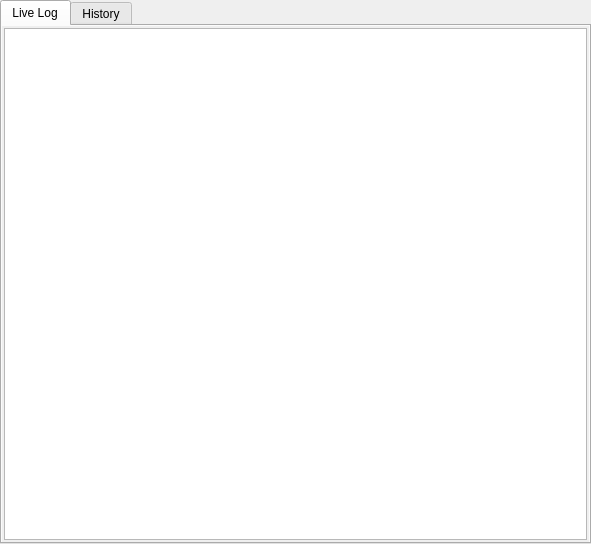
<?xml version="1.0" encoding="UTF-8"?>
<ui version="4.0">
 <class>AlarmLogWidget</class>
 <widget class="QWidget" name="AlarmLogWidget">
  <property name="geometry">
   <rect>
    <x>0</x>
    <y>0</y>
    <width>591</width>
    <height>544</height>
   </rect>
  </property>
  <property name="windowTitle">
   <string>Form</string>
  </property>
  <layout class="QVBoxLayout" name="verticalLayout">
   <property name="spacing">
    <number>0</number>
   </property>
   <property name="leftMargin">
    <number>0</number>
   </property>
   <property name="topMargin">
    <number>0</number>
   </property>
   <property name="rightMargin">
    <number>0</number>
   </property>
   <property name="bottomMargin">
    <number>0</number>
   </property>
   <item>
    <widget class="QTabWidget" name="tabWidget">
     <property name="currentIndex">
      <number>0</number>
     </property>
     <widget class="QWidget" name="tabLiveLog">
      <property name="autoFillBackground">
       <bool>true</bool>
      </property>
      <attribute name="title">
       <string>Live Log</string>
      </attribute>
      <layout class="QVBoxLayout" name="verticalLayout_2">
       <property name="spacing">
        <number>2</number>
       </property>
       <property name="leftMargin">
        <number>2</number>
       </property>
       <property name="topMargin">
        <number>2</number>
       </property>
       <property name="rightMargin">
        <number>2</number>
       </property>
       <property name="bottomMargin">
        <number>2</number>
       </property>
       <item>
        <widget class="QTableView" name="tableViewLiveLog"/>
       </item>
      </layout>
     </widget>
     <widget class="QWidget" name="tabHistoryLog">
      <property name="autoFillBackground">
       <bool>true</bool>
      </property>
      <attribute name="title">
       <string>History</string>
      </attribute>
      <layout class="QVBoxLayout" name="verticalLayout_6" stretch="3,8,1">
       <property name="spacing">
        <number>2</number>
       </property>
       <property name="leftMargin">
        <number>2</number>
       </property>
       <property name="topMargin">
        <number>2</number>
       </property>
       <property name="rightMargin">
        <number>2</number>
       </property>
       <property name="bottomMargin">
        <number>2</number>
       </property>
       <item>
        <widget class="QWidget" name="widget_6" native="true">
         <layout class="QVBoxLayout" name="verticalLayout_4">
          <property name="spacing">
           <number>2</number>
          </property>
          <property name="leftMargin">
           <number>1</number>
          </property>
          <property name="topMargin">
           <number>1</number>
          </property>
          <property name="rightMargin">
           <number>1</number>
          </property>
          <property name="bottomMargin">
           <number>1</number>
          </property>
          <item>
           <widget class="QCheckBox" name="checkBoxAll">
            <property name="text">
             <string>All</string>
            </property>
           </widget>
          </item>
          <item>
           <widget class="QWidget" name="widget_2" native="true">
            <layout class="QHBoxLayout" name="horizontalLayout_2">
             <property name="spacing">
              <number>2</number>
             </property>
             <property name="leftMargin">
              <number>2</number>
             </property>
             <property name="topMargin">
              <number>2</number>
             </property>
             <property name="rightMargin">
              <number>2</number>
             </property>
             <property name="bottomMargin">
              <number>2</number>
             </property>
             <item>
              <widget class="QCheckBox" name="checkBoxQRCode">
               <property name="minimumSize">
                <size>
                 <width>120</width>
                 <height>0</height>
                </size>
               </property>
               <property name="maximumSize">
                <size>
                 <width>120</width>
                 <height>16777215</height>
                </size>
               </property>
               <property name="text">
                <string>QRCode：</string>
               </property>
              </widget>
             </item>
             <item>
              <widget class="QSpinBox" name="spinBoxQRCode">
               <property name="maximumSize">
                <size>
                 <width>400</width>
                 <height>16777215</height>
                </size>
               </property>
               <property name="alignment">
                <set>Qt::AlignCenter</set>
               </property>
               <property name="displayIntegerBase">
                <number>10</number>
               </property>
              </widget>
             </item>
             <item>
              <spacer name="horizontalSpacer_4">
               <property name="orientation">
                <enum>Qt::Horizontal</enum>
               </property>
               <property name="sizeHint" stdset="0">
                <size>
                 <width>40</width>
                 <height>20</height>
                </size>
               </property>
              </spacer>
             </item>
            </layout>
           </widget>
          </item>
          <item>
           <widget class="QWidget" name="widget" native="true">
            <layout class="QHBoxLayout" name="horizontalLayout">
             <property name="spacing">
              <number>2</number>
             </property>
             <property name="leftMargin">
              <number>2</number>
             </property>
             <property name="topMargin">
              <number>2</number>
             </property>
             <property name="rightMargin">
              <number>2</number>
             </property>
             <property name="bottomMargin">
              <number>2</number>
             </property>
             <item>
              <widget class="QCheckBox" name="checkBoxAlarmLevel">
               <property name="minimumSize">
                <size>
                 <width>120</width>
                 <height>0</height>
                </size>
               </property>
               <property name="maximumSize">
                <size>
                 <width>120</width>
                 <height>16777215</height>
                </size>
               </property>
               <property name="text">
                <string>Alarm Level：</string>
               </property>
              </widget>
             </item>
             <item>
              <widget class="QComboBox" name="comboBoxAlarmLevel">
               <property name="maximumSize">
                <size>
                 <width>400</width>
                 <height>16777215</height>
                </size>
               </property>
              </widget>
             </item>
             <item>
              <spacer name="horizontalSpacer_5">
               <property name="orientation">
                <enum>Qt::Horizontal</enum>
               </property>
               <property name="sizeHint" stdset="0">
                <size>
                 <width>40</width>
                 <height>20</height>
                </size>
               </property>
              </spacer>
             </item>
            </layout>
           </widget>
          </item>
          <item>
           <widget class="QWidget" name="widget_3" native="true">
            <layout class="QHBoxLayout" name="horizontalLayout_3">
             <property name="spacing">
              <number>2</number>
             </property>
             <property name="leftMargin">
              <number>2</number>
             </property>
             <property name="topMargin">
              <number>2</number>
             </property>
             <property name="rightMargin">
              <number>2</number>
             </property>
             <property name="bottomMargin">
              <number>2</number>
             </property>
             <item>
              <widget class="QCheckBox" name="checkBoxAlarmType">
               <property name="minimumSize">
                <size>
                 <width>120</width>
                 <height>0</height>
                </size>
               </property>
               <property name="maximumSize">
                <size>
                 <width>120</width>
                 <height>16777215</height>
                </size>
               </property>
               <property name="text">
                <string>Alarm Type：</string>
               </property>
              </widget>
             </item>
             <item>
              <widget class="QComboBox" name="comboBoxAlarmType">
               <property name="maximumSize">
                <size>
                 <width>400</width>
                 <height>16777215</height>
                </size>
               </property>
               <property name="autoFillBackground">
                <bool>true</bool>
               </property>
              </widget>
             </item>
             <item>
              <spacer name="horizontalSpacer_6">
               <property name="orientation">
                <enum>Qt::Horizontal</enum>
               </property>
               <property name="sizeHint" stdset="0">
                <size>
                 <width>40</width>
                 <height>20</height>
                </size>
               </property>
              </spacer>
             </item>
            </layout>
           </widget>
          </item>
          <item>
           <widget class="QWidget" name="widget_4" native="true">
            <layout class="QHBoxLayout" name="horizontalLayout_4">
             <property name="spacing">
              <number>2</number>
             </property>
             <property name="leftMargin">
              <number>2</number>
             </property>
             <property name="topMargin">
              <number>2</number>
             </property>
             <property name="rightMargin">
              <number>2</number>
             </property>
             <property name="bottomMargin">
              <number>2</number>
             </property>
             <item>
              <widget class="QCheckBox" name="checkBoxIsResolved">
               <property name="minimumSize">
                <size>
                 <width>120</width>
                 <height>0</height>
                </size>
               </property>
               <property name="maximumSize">
                <size>
                 <width>120</width>
                 <height>16777215</height>
                </size>
               </property>
               <property name="text">
                <string>Is Resolved</string>
               </property>
              </widget>
             </item>
             <item>
              <widget class="QComboBox" name="comboBoxIsResolved">
               <property name="maximumSize">
                <size>
                 <width>400</width>
                 <height>16777215</height>
                </size>
               </property>
              </widget>
             </item>
             <item>
              <spacer name="horizontalSpacer_7">
               <property name="orientation">
                <enum>Qt::Horizontal</enum>
               </property>
               <property name="sizeHint" stdset="0">
                <size>
                 <width>40</width>
                 <height>20</height>
                </size>
               </property>
              </spacer>
             </item>
            </layout>
           </widget>
          </item>
          <item>
           <widget class="QWidget" name="widget_5" native="true">
            <layout class="QHBoxLayout" name="horizontalLayout_5">
             <property name="spacing">
              <number>6</number>
             </property>
             <property name="leftMargin">
              <number>2</number>
             </property>
             <property name="topMargin">
              <number>2</number>
             </property>
             <property name="rightMargin">
              <number>2</number>
             </property>
             <property name="bottomMargin">
              <number>2</number>
             </property>
             <item>
              <widget class="QCheckBox" name="checkBoxStartTime">
               <property name="minimumSize">
                <size>
                 <width>120</width>
                 <height>0</height>
                </size>
               </property>
               <property name="maximumSize">
                <size>
                 <width>120</width>
                 <height>16777215</height>
                </size>
               </property>
               <property name="text">
                <string>Start Time：</string>
               </property>
              </widget>
             </item>
             <item>
              <widget class="QLineEdit" name="lineEditStartTime">
               <property name="maximumSize">
                <size>
                 <width>400</width>
                 <height>16777215</height>
                </size>
               </property>
              </widget>
             </item>
             <item>
              <widget class="QLabel" name="label1">
               <property name="text">
                <string>To</string>
               </property>
              </widget>
             </item>
             <item>
              <widget class="QLineEdit" name="lineEditEndTime">
               <property name="maximumSize">
                <size>
                 <width>400</width>
                 <height>16777215</height>
                </size>
               </property>
              </widget>
             </item>
             <item>
              <widget class="QPushButton" name="pushButtonSetStartTime">
               <property name="minimumSize">
                <size>
                 <width>50</width>
                 <height>0</height>
                </size>
               </property>
               <property name="text">
                <string>Set</string>
               </property>
              </widget>
             </item>
             <item>
              <spacer name="horizontalSpacer_2">
               <property name="orientation">
                <enum>Qt::Horizontal</enum>
               </property>
               <property name="sizeHint" stdset="0">
                <size>
                 <width>40</width>
                 <height>20</height>
                </size>
               </property>
              </spacer>
             </item>
            </layout>
           </widget>
          </item>
          <item>
           <widget class="QWidget" name="widget_8" native="true">
            <layout class="QHBoxLayout" name="horizontalLayout_7">
             <property name="spacing">
              <number>6</number>
             </property>
             <property name="leftMargin">
              <number>2</number>
             </property>
             <property name="topMargin">
              <number>2</number>
             </property>
             <property name="rightMargin">
              <number>2</number>
             </property>
             <property name="bottomMargin">
              <number>2</number>
             </property>
             <item>
              <widget class="QCheckBox" name="checkBoxResolvedTime">
               <property name="minimumSize">
                <size>
                 <width>120</width>
                 <height>0</height>
                </size>
               </property>
               <property name="maximumSize">
                <size>
                 <width>120</width>
                 <height>16777215</height>
                </size>
               </property>
               <property name="text">
                <string>Resolved Time：</string>
               </property>
              </widget>
             </item>
             <item>
              <widget class="QLineEdit" name="lineEditResolvedTime">
               <property name="maximumSize">
                <size>
                 <width>400</width>
                 <height>16777215</height>
                </size>
               </property>
              </widget>
             </item>
             <item>
              <widget class="QLabel" name="label_2">
               <property name="text">
                <string>To</string>
               </property>
              </widget>
             </item>
             <item>
              <widget class="QLineEdit" name="lineEditResolvedEndTime">
               <property name="maximumSize">
                <size>
                 <width>400</width>
                 <height>16777215</height>
                </size>
               </property>
              </widget>
             </item>
             <item>
              <widget class="QPushButton" name="pushButtonSetResolvedTime">
               <property name="minimumSize">
                <size>
                 <width>50</width>
                 <height>0</height>
                </size>
               </property>
               <property name="text">
                <string>Set</string>
               </property>
              </widget>
             </item>
             <item>
              <spacer name="horizontalSpacer_3">
               <property name="orientation">
                <enum>Qt::Horizontal</enum>
               </property>
               <property name="sizeHint" stdset="0">
                <size>
                 <width>40</width>
                 <height>20</height>
                </size>
               </property>
              </spacer>
             </item>
            </layout>
           </widget>
          </item>
          <item>
           <widget class="QWidget" name="widget_7" native="true">
            <layout class="QHBoxLayout" name="horizontalLayout_6">
             <property name="spacing">
              <number>2</number>
             </property>
             <property name="leftMargin">
              <number>2</number>
             </property>
             <property name="topMargin">
              <number>2</number>
             </property>
             <property name="rightMargin">
              <number>2</number>
             </property>
             <property name="bottomMargin">
              <number>2</number>
             </property>
             <item>
              <widget class="QPushButton" name="pushButtonSearch">
               <property name="minimumSize">
                <size>
                 <width>120</width>
                 <height>0</height>
                </size>
               </property>
               <property name="maximumSize">
                <size>
                 <width>120</width>
                 <height>16777215</height>
                </size>
               </property>
               <property name="text">
                <string>Search</string>
               </property>
              </widget>
             </item>
             <item>
              <spacer name="horizontalSpacer">
               <property name="orientation">
                <enum>Qt::Horizontal</enum>
               </property>
               <property name="sizeHint" stdset="0">
                <size>
                 <width>751</width>
                 <height>20</height>
                </size>
               </property>
              </spacer>
             </item>
            </layout>
           </widget>
          </item>
         </layout>
        </widget>
       </item>
       <item>
        <widget class="QTableView" name="tableViewHistoryLog">
         <property name="sizePolicy">
          <sizepolicy hsizetype="Expanding" vsizetype="Expanding">
           <horstretch>0</horstretch>
           <verstretch>0</verstretch>
          </sizepolicy>
         </property>
        </widget>
       </item>
       <item>
        <widget class="PaginationWidget" name="widgetPaginate" native="true">
         <property name="minimumSize">
          <size>
           <width>0</width>
           <height>20</height>
          </size>
         </property>
        </widget>
       </item>
      </layout>
     </widget>
    </widget>
   </item>
  </layout>
 </widget>
 <customwidgets>
  <customwidget>
   <class>PaginationWidget</class>
   <extends>QWidget</extends>
   <header>paginationwidget.h</header>
   <container>1</container>
  </customwidget>
 </customwidgets>
 <resources/>
 <connections/>
</ui>
